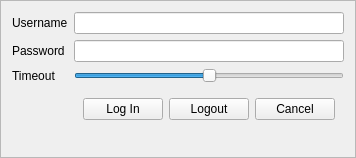
<?xml version="1.0" encoding="UTF-8"?>
<ui version="4.0">
 <class>Frame</class>
 <widget class="QFrame" name="Frame">
  <property name="geometry">
   <rect>
    <x>0</x>
    <y>0</y>
    <width>337</width>
    <height>158</height>
   </rect>
  </property>
  <property name="windowTitle">
   <string>Login Workflow</string>
  </property>
  <property name="frameShape">
   <enum>QFrame::StyledPanel</enum>
  </property>
  <property name="frameShadow">
   <enum>QFrame::Raised</enum>
  </property>
  <layout class="QFormLayout" name="formLayout">
   <property name="fieldGrowthPolicy">
    <enum>QFormLayout::AllNonFixedFieldsGrow</enum>
   </property>
   <item row="0" column="0">
    <widget class="QLabel" name="label">
     <property name="text">
      <string>Username</string>
     </property>
    </widget>
   </item>
   <item row="0" column="1">
    <widget class="QLineEdit" name="usernameEdit"/>
   </item>
   <item row="1" column="0">
    <widget class="QLabel" name="label_2">
     <property name="text">
      <string>Password</string>
     </property>
    </widget>
   </item>
   <item row="1" column="1">
    <widget class="QLineEdit" name="passwordEdit">
     <property name="echoMode">
      <enum>QLineEdit::Password</enum>
     </property>
    </widget>
   </item>
   <item row="2" column="0">
    <widget class="QLabel" name="label_3">
     <property name="text">
      <string>Timeout</string>
     </property>
    </widget>
   </item>
   <item row="2" column="1">
    <widget class="QSlider" name="timeoutSlider">
     <property name="maximum">
      <number>20000</number>
     </property>
     <property name="singleStep">
      <number>500</number>
     </property>
     <property name="pageStep">
      <number>2000</number>
     </property>
     <property name="value">
      <number>10000</number>
     </property>
     <property name="orientation">
      <enum>Qt::Horizontal</enum>
     </property>
    </widget>
   </item>
   <item row="4" column="1">
    <widget class="QWidget" name="widget" native="true">
     <layout class="QHBoxLayout" name="horizontalLayout_2">
      <item>
       <spacer name="horizontalSpacer">
        <property name="orientation">
         <enum>Qt::Horizontal</enum>
        </property>
        <property name="sizeHint" stdset="0">
         <size>
          <width>40</width>
          <height>20</height>
         </size>
        </property>
       </spacer>
      </item>
      <item>
       <widget class="QPushButton" name="loginButton">
        <property name="text">
         <string>Log In</string>
        </property>
       </widget>
      </item>
      <item>
       <widget class="QPushButton" name="logoutButton">
        <property name="text">
         <string>Logout</string>
        </property>
       </widget>
      </item>
      <item>
       <widget class="QPushButton" name="cancelButton">
        <property name="text">
         <string>Cancel</string>
        </property>
       </widget>
      </item>
     </layout>
    </widget>
   </item>
   <item row="5" column="1">
    <layout class="QHBoxLayout" name="horizontalLayout"/>
   </item>
  </layout>
 </widget>
 <resources/>
 <connections/>
</ui>
